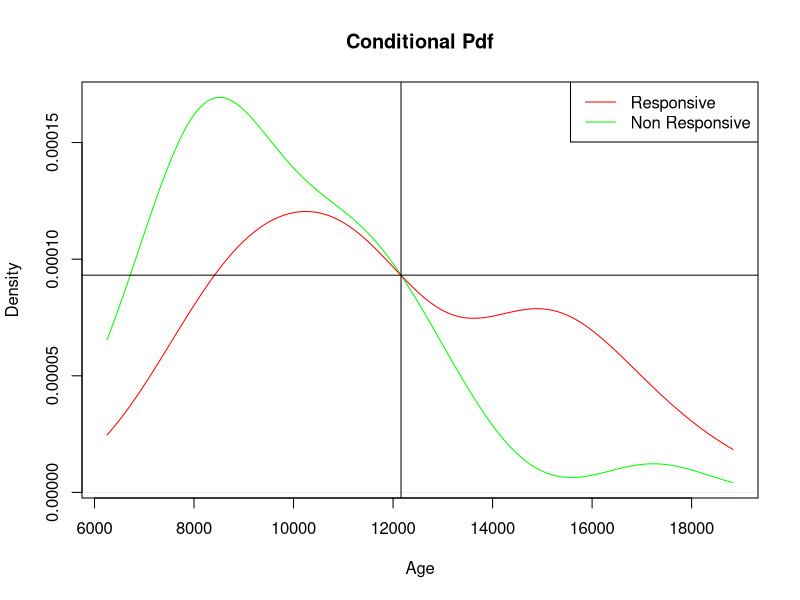

Generate this figure with R: (Note: this script raises an error after producing the figure.)
dfhemo <- read.csv("hemo.csv")

# Creating ground Truth Classes
y <- dfhemo$FHbF
for (i in seq(1:nrow(dfhemo))) {
  if(y[[i]] >= 15)
    dfhemo$eClass[[i]] <- 'Y'
  else dfhemo$eClass[[i]] <- 'N'
}

#Baye's Classification Method
bayes_classfr_accuracy <- function(varCol){
  
  xRes <- dfhemo[dfhemo$eClass=='Y',][,varCol]
  xNonRes <- dfhemo[dfhemo$eClass=='N',][,varCol]
  
  #Conditional Pdf for Responsive and Non- Responsive classes
  
  d1 <- density(xNonRes, kernel="gaussian", from = min(dfhemo[,varCol]), to= max(dfhemo[,varCol]))
  d2 <- density(xRes, kernel="gaussian", from = min(dfhemo[,varCol]), to= max(dfhemo[,varCol]))
  plot(d1, col="green", xlab= names(dfhemo)[varCol], main="Conditional Pdf" )
  
  lines(d2, col="red")
  legend('topright', legend=c("Responsive", "Non Responsive"), col=c("red", "green"), lty=1)
  
  #Calculating the threshold value
  
  intersX <- d1$x[as.logical(abs(diff(d1$y < d2$y)))]
  intersY <- d1$y[as.logical(abs(diff(d1$y < d2$y)))]
  
  abline(v=intersX)
  abline(h=intersY)
  threshold <- intersX[1]
  
  #Predicting the class using the new threshold value
  
  y <- dfhemo[,varCol]
  for (i in seq(1:nrow(dfhemo))) {
    if(y[[i]] >= threshold)
      dfhemo$pClass[[i]] <- 'Y'
    else dfhemo$pClass[[i]] <- 'N'
  }
  
  #Creating confusion Matrix and computing Accuracy
  
  confM <- table(dfhemo$eClass, dfhemo$pClass)
  accuracy <- (confM[1,1] + confM[2,2])*100/sum(confM)
  print(accuracy)
  
}

for(i in seq(1:23))
{
  bayes_classfr_accuracy(i)
}

